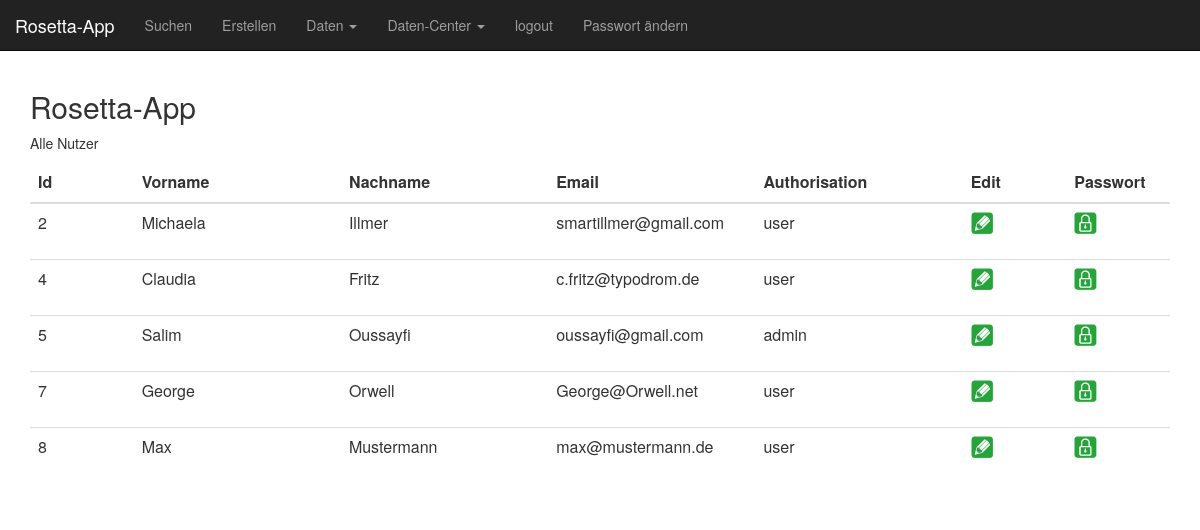
Page /Sandbox/benutzerAnzeigen.php (signed in) on the committed database.
### tables this page shows
CREATE TABLE `rosetta_users` (
  `id` int(10) UNSIGNED NOT NULL,
  `email` varchar(255) NOT NULL,
  `passwort` varchar(255) NOT NULL,
  `vorname` varchar(255) NOT NULL,
  `nachname` varchar(255) NOT NULL,
  `created_at` timestamp NOT NULL DEFAULT CURRENT_TIMESTAMP,
  `updated_at` timestamp NULL DEFAULT CURRENT_TIMESTAMP ON UPDATE CURRENT_TIMESTAMP,
  `passwortcode` varchar(255) DEFAULT NULL,
  `passwortcode_time` timestamp NULL DEFAULT NULL,
  `authorizations` varchar(5) DEFAULT 'user'
);

### Sandbox/benutzerAnzeigen.php (the view)
<?php
include "elements/header.php";
include "include/db_connect_PDO.php";
?>
<div class="container">
<h2>Rosetta-App</h2>
<p>Alle Nutzer</p>
<table class="table table-hover table-responsive">
    <thead>
    <tr>
        <th class="col-sm-1">Id</th>
        <th class="col-sm-2">Vorname</a></th>
        <th class="col-sm-2">Nachname</th>
        <th class="col-sm-2">Email</th>
        <th class="col-sm-2">Authorisation</th>
        <th class="col-sm-1">Edit</th>
        <th class="col-sm-1">Passwort</th>
    </tr>
    </thead>
    <tbody>
    <?php
$sql = "SELECT * FROM rosetta_users";
foreach ($pdo->query($sql) as $row) {
    echo "<tr>";
    echo "<td>" . $row['id']."</td>";
    echo "<td>" . $row['vorname']."</td>";
    echo "<td>" . $row['nachname']."</td>";
    echo "<td>" . $row['email']."</td>";
    echo "<td>" . $row['authorizations']."</td>";
    echo "<td>
            <form method='post' action='benutzerAendern.php'>
            <input  type=\"image\" name='update' value='" . $row["id"] . "' src=\"img/button_edit.png\" class=\"editButton\"></button>
            </form>
           </td>";
    echo "<td><form method='post' action='passwortvergessen.php'>
                <input type='image' name='passwort' value='" . utf8_encode($row["email"]) . "' src='img/button_pwd.png' class='editButton'  formaction='passwortvergessen.php'></button>
                </form>
                </td>";
    echo "</tr>";
}
?>
    </tbody>
</table>
</body>
</html>

### Sandbox/css/layout.css (style rules this page uses)
@media (min-width: 487px) { .container { max-width: 750px; } }
@media (min-width: 900px) { .container { max-width: 970px; } }
@media (min-width: 1200px) { .container { max-width: 1170px; } }

### rows in the picture
rosetta_users: id "2", vorname "Michaela", nachname "Illmer", email "smartillmer@gmail.com", authorizations "user"
rosetta_users: id "4", vorname "Claudia", nachname "Fritz", email "c.fritz@typodrom.de", authorizations "user"
rosetta_users: id "5", vorname "Salim", nachname "Oussayfi", email "oussayfi@gmail.com", authorizations "admin"
rosetta_users: id "7", vorname "George", nachname "Orwell", email "George@Orwell.net", authorizations "user"
rosetta_users: id "8", vorname "Max", nachname "Mustermann", email "max@mustermann.de", authorizations "user"

### other values in the picture
$username "Michaela Illmer"
